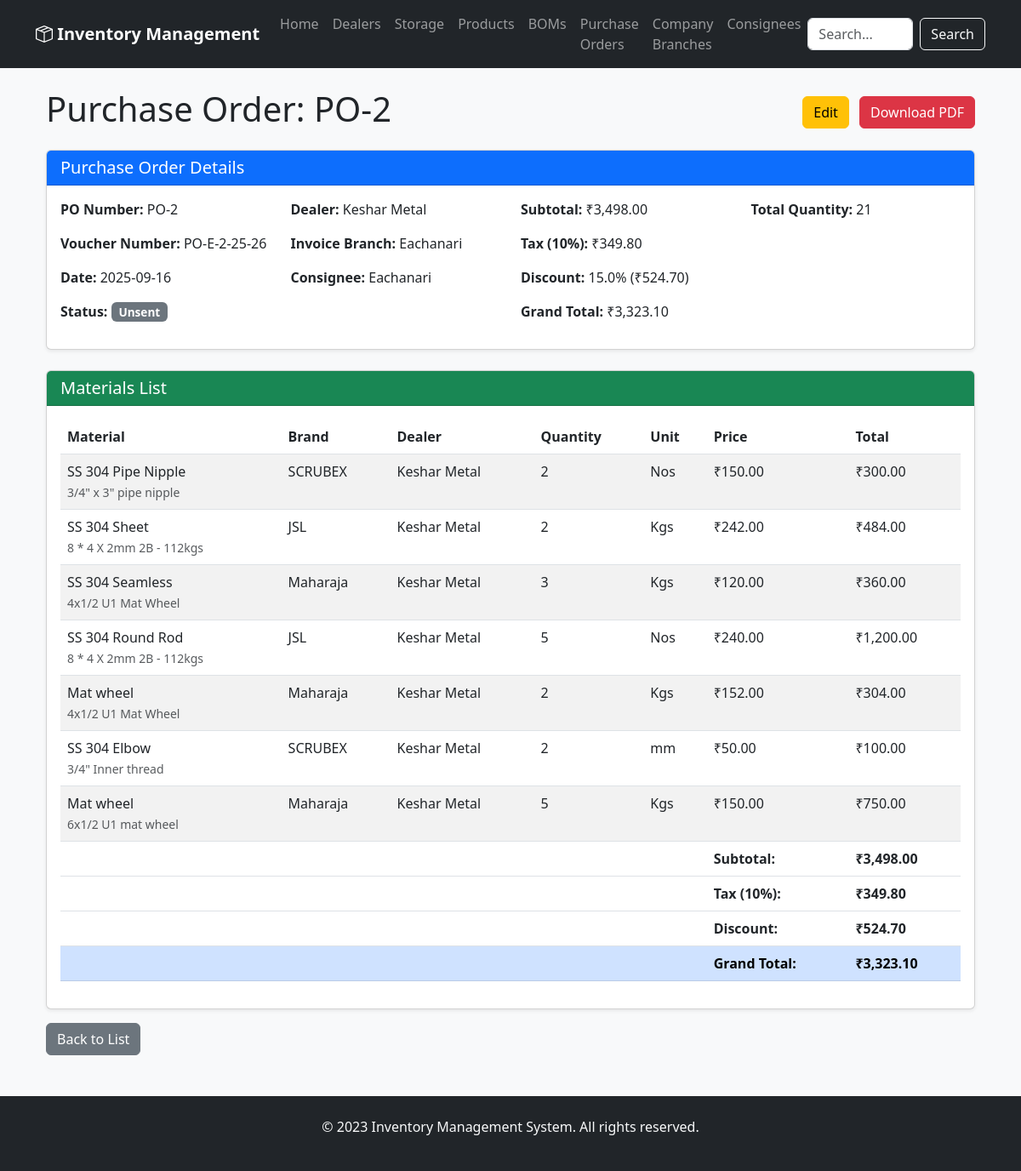
Page /purchase_orders/2 on the earlier database version.
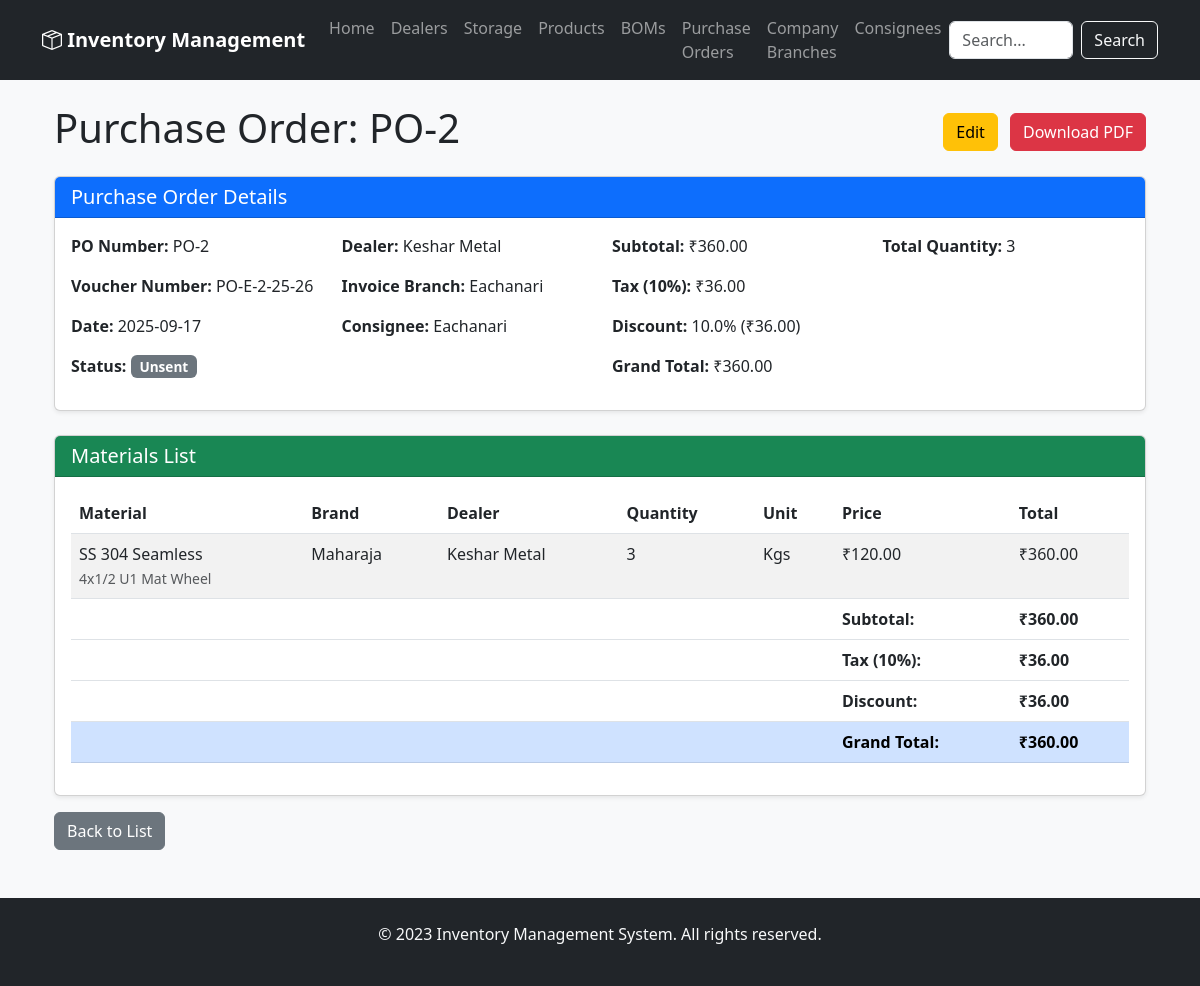
Same page on the later database version.
### app/models.py (models this page shows, shortened)
class PurchaseOrder(Base):
    __tablename__ = 'purchase_order'
    po_no = Column(Integer, primary_key=True)
    dealer_id = Column(Integer, ForeignKey('dealer.id'))
    date = Column(Date, default=date.today)
    status = Column(String(20))
    notes = Column(Text)
    discount = Column(Float, default=0.0)
    invoice_branch_id = Column(Integer, ForeignKey('company_branches.id'))
    consignee_id = Column(Integer, ForeignKey('consignees.id'))
    dealer = relationship('Dealer', backref='purchase_orders')
    invoice_branch = relationship('CompanyBranch', foreign_keys=[invoice_branch_id])
    consignee = relationship('Consignee', foreign_keys=[consignee_id])
    items = relationship('PurchaseOrderItem', back_populates='purchase_order', cascade='all, delete-orphan')

class PurchaseOrderItem(Base):
    __tablename__ = 'purchase_order_item'
    id = Column(Integer, primary_key=True)
    po_no = Column(Integer, ForeignKey('purchase_order.po_no'))
    material_id = Column(Integer, ForeignKey('storage.id'))
    material_name = Column(String(256))
    spec = Column(String(256))
    brand = Column(String(128))
    dealer_name = Column(String(120))
    quantity = Column(Integer)
    price = Column(Float)
    unit = Column(String(50))
    purchase_order = relationship('PurchaseOrder', back_populates='items')
    material = relationship('Storage', back_populates='po_items')

class CompanyBranch(Base):
    __tablename__ = 'company_branches'
    id = Column(Integer, primary_key=True)
    company_name = Column(String(120), nullable=False)
    branch_name = Column(String(120), nullable=False)
    address = Column(String(250), nullable=False)
    city = Column(String(100), nullable=False)
    state = Column(String(100), nullable=False)
    pincode = Column(String(20), nullable=False)
    gst_no = Column(String(50), nullable=False)
    state_code = Column(String(10), nullable=False)
    email = Column(String(120), nullable=False)
    branch_indicator = Column(String(1), nullable=False)

### app/routers/purchase_orders.py (the view)
@router.get("/{po_no}", response_class=HTMLResponse)
async def view_purchase_order(request: Request, po_no: int, db: Session = Depends(get_db)):
    try:
        purchase_order = db.query(models.PurchaseOrder).options(
            joinedload(models.PurchaseOrder.dealer),
            joinedload(models.PurchaseOrder.invoice_branch),
            joinedload(models.PurchaseOrder.consignee),
            joinedload(models.PurchaseOrder.items)
        ).filter(models.PurchaseOrder.po_no == po_no).first()
        if purchase_order is None:
            return templates.TemplateResponse("error.html", {
                "request": request,
                "status_code": 404,
                "detail": f"Purchase order with PO number {po_no} not found"
            })
        return templates.TemplateResponse("view_purchase_order.html", {
            "request": request,
            "purchase_order": purchase_order
        })
    except Exception as e:
        print(f"Error viewing purchase order: {e}")
        return templates.TemplateResponse("error.html", {
            "request": request,
            "status_code": 500,
            "detail": f"Error viewing purchase order: {str(e)}"
        })

### app/templates/view_purchase_order.html (shortened to what the changed rows need)
{% extends "base.html" %}
{% block content %}
<div class="container mt-4">
    <div class="d-flex justify-content-between align-items-center mb-3">
        <h1>Purchase Order: PO-{{ purchase_order.po_no }}</h1>
        <div>
            <a href="/purchase_orders/edit/{{ purchase_order.po_no }}" class="btn btn-warning me-2">Edit</a>
            <a href="/purchase_orders/{{ purchase_order.po_no }}/pdf" class="btn btn-danger" target="_blank">Download PDF</a>
        </div>
    </div>
    <div class="card mb-4">
        <div class="card-body">
            <div class="row">
                <div class="col-md-3">
                    <p><strong>PO Number:</strong> PO-{{ purchase_order.po_no }}</p>
                    <p><strong>Voucher Number:</strong> {{ purchase_order.voucher_number }}</p>
                    <p><strong>Date:</strong> {{ purchase_order.date.strftime('%Y-%m-%d') }}</p>
                    <p><strong>Status:</strong>
                        <span class="badge
                            {% if purchase_order.status == 'sent' %}bg-success
                            {% elif purchase_order.status == 'waiting' %}bg-warning
                            {% elif purchase_order.status == 'received' %}bg-info
                            {% else %}bg-secondary{% endif %}">
                            {{ purchase_order.status|title }}
                        </span>
                    </p>
                </div>
                <div class="col-md-3">
                    <p><strong>Subtotal:</strong> {{ purchase_order.subtotal|currency }}</p>
                    <p><strong>Tax (10%):</strong> {{ purchase_order.tax_amount|currency }}</p>
                    <p><strong>Discount:</strong> {{ purchase_order.discount }}% ({{ purchase_order.discount_amount|currency }})</p>
                    <p><strong>Grand Total:</strong> {{ purchase_order.grand_total|currency }}</p>
                </div>
                <div class="col-md-3">
                    <p><strong>Total Quantity:</strong> {{ purchase_order.total_quantity }}</p>
                </div>
            </div>
        </div>
    </div>
    <div class="card">
        <div class="card-body">
            <div class="table-responsive">
                <table class="table table-striped">
                    <thead>
                        <tr>
                            <th>Material</th>
                            <th>Brand</th>
                            <th>Dealer</th>
                            <th>Quantity</th>
                            <th>Unit</th>
                            <th>Price</th>
                            <th>Total</th>
                        </tr>
                    </thead>
                    <tbody>
                        {% for item in purchase_order.items %}
                        <tr>
                            <td>
                                {{ item.material_name }}
                                {% if item.spec %}
                                    <br><small class="text-muted">{{ item.spec }}</small>
                                {% endif %}
                            </td>
                            <td>{{ item.brand or 'N/A' }}</td>
                            <td>{{ item.dealer_name or 'N/A' }}</td>
                            <td>{{ item.quantity }}</td>
                            <td>{{ item.unit }}</td>
                            <td>{{ item.price|currency }}</td>
                            <td>{{ (item.quantity * item.price)|currency }}</td>
                        </tr>
                        {% else %}
                        <tr>
                            <td colspan="7" class="text-center">No items in this purchase order.</td>
                        </tr>
                        {% endfor %}
                    </tbody>
                    <tfoot>
                        <tr>
                            <td><strong>{{ purchase_order.subtotal|currency }}</strong></td>
                        </tr>
                        <tr>
                            <td><strong>{{ purchase_order.tax_amount|currency }}</strong></td>
                        </tr>
                        <tr>
                            <td><strong>{{ purchase_order.discount_amount|currency }}</strong></td>
                        </tr>
                        <tr class="table-primary">
                            <td><strong>{{ purchase_order.grand_total|currency }}</strong></td>
                        </tr>
                    </tfoot>
                </table>
            </div>
        </div>
    </div>
</div>
{% endblock %}

Differences in the rows shown:
removed PurchaseOrderItem: subtotal "₹3,498.00", tax_amount "₹349.80", discount_amount "₹524.70", grand_total "₹3,323.10", total_quantity "21", material_name "SS 304 Pipe Nipple", spec "3/4\" x 3\" pipe nipple", brand "SCRUBEX", dealer_name "Keshar Metal", quantity "2", unit "Nos", price "₹150.00", (item.quantity*item.price)|currency "₹300.00"
removed PurchaseOrderItem: material_name "SS 304 Sheet", spec "8 * 4 X 2mm 2B - 112kgs", brand "JSL", dealer_name "Keshar Metal", quantity "2", unit "Kgs", price "₹242.00", (item.quantity*item.price)|currency "₹484.00"
removed PurchaseOrderItem: material_name "SS 304 Seamless", spec "4x1/2 U1 Mat Wheel", brand "Maharaja", dealer_name "Keshar Metal", quantity "3", unit "Kgs", price "₹120.00", (item.quantity*item.price)|currency "₹360.00"
removed PurchaseOrderItem: material_name "SS 304 Round Rod", spec "8 * 4 X 2mm 2B - 112kgs", brand "JSL", dealer_name "Keshar Metal", quantity "5", unit "Nos", price "₹240.00", (item.quantity*item.price)|currency "₹1,200.00"
removed PurchaseOrderItem: material_name "Mat wheel", spec "4x1/2 U1 Mat Wheel", brand "Maharaja", dealer_name "Keshar Metal", quantity "2", unit "Kgs", price "₹152.00", (item.quantity*item.price)|currency "₹304.00"
removed PurchaseOrderItem: material_name "SS 304 Elbow", spec "3/4\" Inner thread", brand "SCRUBEX", dealer_name "Keshar Metal", quantity "2", unit "mm", price "₹50.00", (item.quantity*item.price)|currency "₹100.00"
removed PurchaseOrderItem: material_name "Mat wheel", spec "6x1/2 U1 mat wheel", brand "Maharaja", dealer_name "Keshar Metal", quantity "5", unit "Kgs", price "₹150.00", (item.quantity*item.price)|currency "₹750.00"
changed PurchaseOrder "PO-E-2-25-26": date "2025-09-16" → "2025-09-17"; discount "15.0" → "10.0"
added PurchaseOrderItem: subtotal "₹360.00", tax_amount "₹36.00", discount_amount "₹36.00", grand_total "₹360.00", total_quantity "3", material_name "SS 304 Seamless", spec "4x1/2 U1 Mat Wheel", brand "Maharaja", dealer_name "Keshar Metal", quantity "3", unit "Kgs", price "₹120.00", (item.quantity*item.price)|currency "₹360.00"
